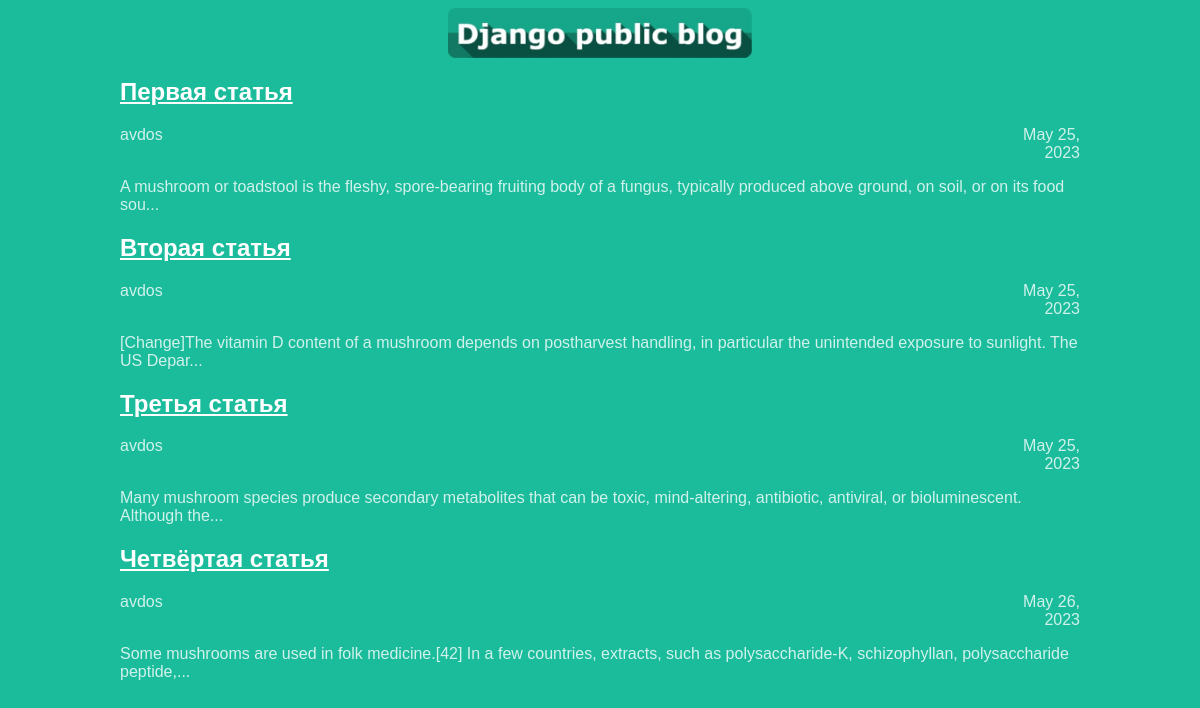
/posts/, run on the app's committed database.
### articles/models.py (models this page shows, shortened)
class Article(models.Model):
    title = models.CharField(max_length=200)
    author = models.ForeignKey(User, on_delete=models.CASCADE)
    text = models.TextField()
    created_date = models.DateField(auto_now_add=True)
    def get_excerpt(self):
        return self.text[:140] + "..." if len(self.text) > 140 else self.text

### articles/views.py (the view)
# urls.py: path('posts/', views.archive, name='home'),
def archive(request):
    return render(request, 'archive.html', {"posts": Article.objects.all()})

### articles/templates/archive.html (shortened to what this page needs)
<!DOCTYPE html>
<html>
    <head>
	<link rel="stylesheet" href="{{ STATIC_URL }}/static/archive.css">
	</head>
    	<body>
            <div class="header">
                <img src="{{ STATIC_URL }}/static/1.jpg">
            </div>
                {% for post in posts %}
    	    <div class="one-post">
                <h2 class="post-title">
		<a href="../article/{{ post.id }}">{{ post.title }}</a>
		</h2>
                <div class="article-info">
                    <div class="article-author">{{ post.author.username }}
	                </div>
                    <div class="article-created-date">{{ post.created_date }}
	                </div>
	            </div>
                <p class="article-text">{{ post.get_excerpt }}
	            </p>
            </div>
{% endfor %}
    </body>
</html>

### articles/static/archive.css (style rules this page uses)
body { background: #1abc9c; font-family: Tahoma, Arial, sans-serif; color: #333; color: #fffc; }
p, h4 { font-size: 16px; margin-bottom: 0; color: #fffc; }
img { height: 50px; width: auto; }
.post-title a { color: #ffffff; }
.header img { display: block; width: auto; margin-left: auto; margin-right: auto; }
.one-post { width: 960px; margin-left: auto; margin-right: auto; }
.article-author { width: 90%; float: left; }
.article-created-date { text-align: right; }

### data on the page
Article: title "Первая статья", author.username "avdos", created_date "May 25, 2023", get_excerpt "A mushroom or toadstool is the fleshy, spore-bearing fruiting body of a fungus, typically produced above ground, on soil, or on its food sou..."
Article: title "Вторая статья", author.username "avdos", created_date "May 25, 2023", get_excerpt "[Change]The vitamin D content of a mushroom depends on postharvest handling, in particular the unintended exposure to sunlight. The US Depar..."
Article: title "Третья статья", author.username "avdos", created_date "May 25, 2023", get_excerpt "Many mushroom species produce secondary metabolites that can be toxic, mind-altering, antibiotic, antiviral, or bioluminescent. Although the..."
Article: title "Четвёртая статья", author.username "avdos", created_date "May 26, 2023", get_excerpt "Some mushrooms are used in folk medicine.[42] In a few countries, extracts, such as polysaccharide-K, schizophyllan, polysaccharide peptide,..."
